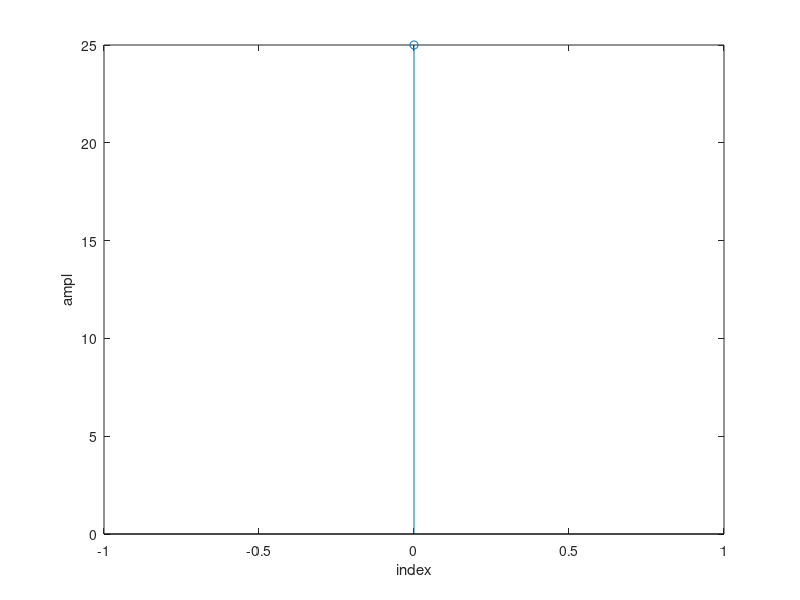

MATLAB code for this plot:
%cross corr
x=input('ref seq');
y=input('2nd seq');
n1=length(x)-1;
n2=length(y)-1;
r=conv(x,fliplr(y));
disp('cross corr o/p ');
disp(r);
k=(-n1):n2;
stem(k,r);
xlabel('index');
ylabel('ampl');
